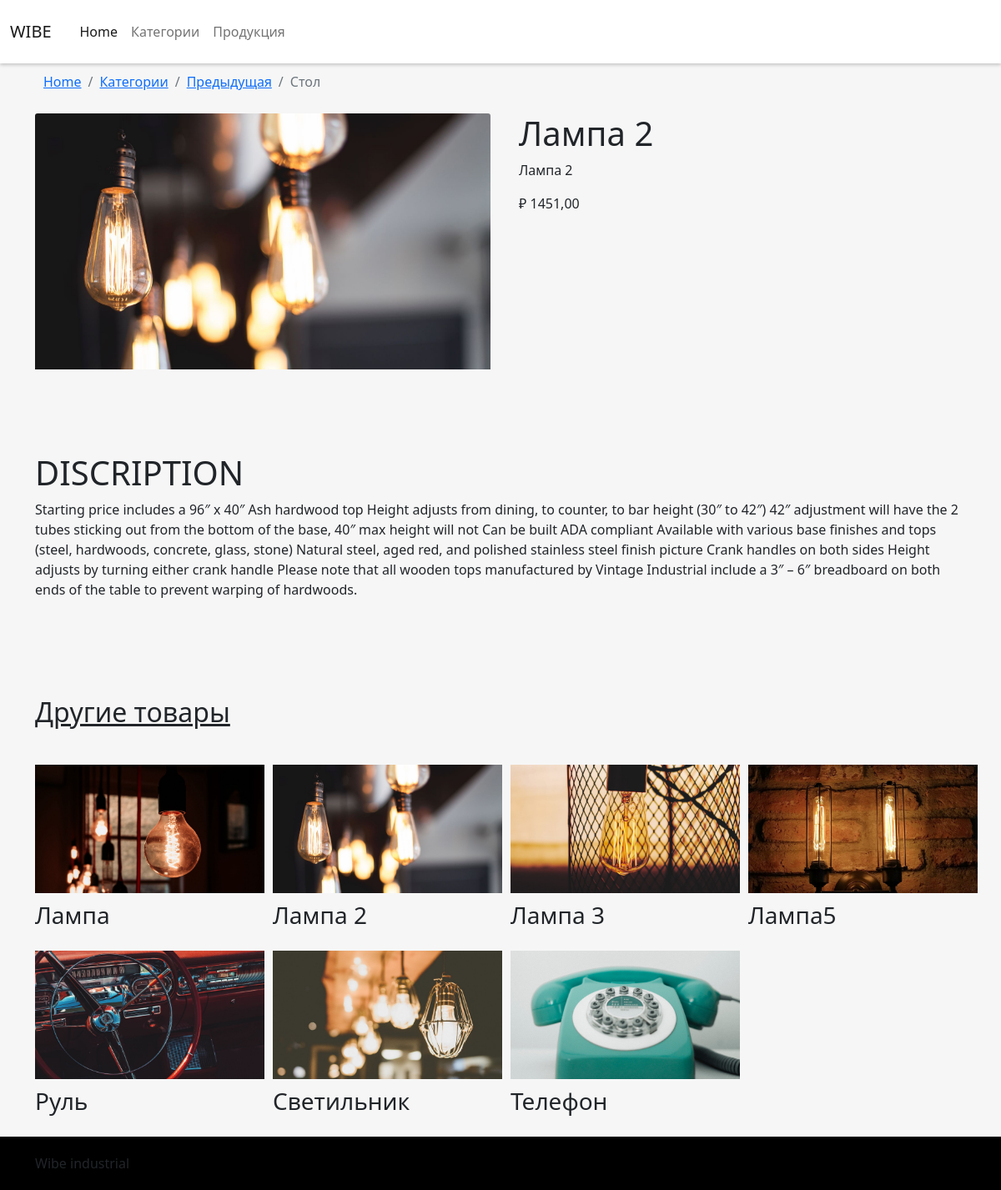
The page /5/lampa-2 on the database its author committed.
### myshop/models.py (models this page shows, shortened)
class Product(models.Model):
    category = models.ForeignKey(Category,
                                 related_name='products',
                                 on_delete=models.CASCADE)
    name = models.CharField(max_length=150, db_index=True)
    slug = models.CharField(max_length=150, db_index=True, unique=True)
    image = models.ImageField(upload_to='var/www/wibe_temp/shop/product/%Y/%m/%d', blank=True)
    description = models.TextField(max_length=1000, blank=True)
    price = models.DecimalField(max_digits=10, decimal_places=2)
    available = models.BooleanField(default=True)
    created = models.DateTimeField(auto_now_add=True)
    uploaded = models.DateTimeField(auto_now=True)
    class Meta:
        ordering = ('name',)
        verbose_name = 'Товар'
        verbose_name_plural = 'Товары'
        index_together = (('id', 'slug'), )
    def get_absolute_url(self):
        return reverse('myshop:product_detail', args=[self.id, self.slug])

### myshop/views.py (the view)
# urls.py: path('<int:id>/<slug:slug>', views.product_detail,
def product_detail(request, id, slug):
    product = get_object_or_404(Product, id=id, slug=slug, available=True)
    products = Product.objects.all()
    return render(request, 'shop/product/my_detail.html',
                  {
                      'product': product,
                      'products': products
                  })

### myshop/templates/shop/product/my_detail.html (shortened to what this page needs)
{% load static %}
<!DOCTYPE html>
<html lang="en">
<head>
    <link href="{% static "css/bootstrap.min.css" %}" rel="stylesheet">
    <link href="{% static "css/style.css" %}" rel="stylesheet">
</head>
<body>
    <nav class="navbar sticky-top navbar-expand-lg navbar-light" style="background: white; box-shadow: 0 2px 4px rgba(0, 0, 0, .2);">
        <div class="container-fluid">
          <a class="navbar-brand" href="{% url 'myshop:home' %}">WIBE</a>
          <div class="collapse navbar-collapse" id="navbarNavAltMarkup" style="padding: 10px;">
            <div class="navbar-nav">
              <a class="nav-link active" aria-current="page" href="{% url 'myshop:home' %}">Home</a>
              <a class="nav-link" href="{% url 'myshop:category' %}">Категории</a>
              <a class="nav-link" href="{% url 'myshop:products' %}">Продукция</a>
              <a class="nav-link disabled" href="#" tabindex="-1" aria-disabled="true"></a>
            </div>
          </div>
        </div>
    </nav>
    <main role="main">
        <div class="container" style="background: rgb(246,246,246);">
            <div class="row">
                <div class="col-12" style="margin: 10px;">
                    <nav aria-label="breadcrumb">
                        <ol class="breadcrumb">
                          <li class="breadcrumb-item"><a href="{% url 'myshop:home' %}">Home</a></li>
                          <li class="breadcrumb-item"><a href="{% url 'myshop:category' %}">Категории</a></li>
                          <li class="breadcrumb-item"><a href="javascript:history.go(-1);">Предыдущая</a></li>
                          <li class="breadcrumb-item active" aria-current="page">Стол</li>
                        </ol>
                    </nav>
                </div>
            </div>
            <div class="row">
                <div class="col-xxl-5 col-xl-6 col-md-6 col-sm-12">
                    <img src="{{ product.image.url }}" class="card-img-top" alt="...">
                </div>
                <div class="col-xxl-7 col-xl-6 col-md-6 col-sm-12">
                    <div style="padding-left: 10px;">
                        <h1>{{ product.name }}</h1>
                        <p>
                            {{ product.description }}
                        </p>
                        <p class="price">₽ {{ product.price }}</p>
                    </div>
                </div>
            </div>
            <div class="row" style="padding-top: 100px;">
                <div class="col-12">
                    <h1>DISCRIPTION</h1>
                    <p>
                        Starting price includes a 96″ x 40″ Ash hardwood top
                        Height adjusts from dining, to counter, to bar height (30″ to 42″)
                        42″ adjustment will have the 2 tubes sticking out from the bottom of the base, 40″ max height will not
                        Can be built ADA compliant
                        Available with various base finishes and tops (steel, hardwoods, concrete, glass, stone)
                        Natural steel, aged red, and polished stainless steel finish picture
                        Crank handles on both sides
                        Height adjusts by turning either crank handle
                        Please note that all wooden tops manufactured by Vintage Industrial include a 3″ – 6″ breadboard on both ends of the table to prevent warping of hardwoods.
                    </p>
                </div>
            </div>
            <div class="row" style="padding-top: 100px;">
                <div class="row" style="padding-bottom: 35px;">
                    <div class="col-12">
                        <h2><u>Другие товары</u></h2>
                    </div>
                </div>
                {% for p in products %}
                <div class="col-xxl-3 col-xl-3 col-md-6 col-sm-12">
                    <a href="{{ p.get_absolute_url }}"><img src="{{ p.image.url }}" alt="..." style="width: 275px;"></a>
                    <h3 style="padding-top: 10px; margin-bottom: 25px;">{{ p.name }}</h3>
                </div>
                {% endfor %}
            </div>
        </div>
    </main>
    <footer role="contentinfo">
        <div class="container">
            Wibe industrial
        </div>
    </footer>
</body>
</html>

### myshop/static/css/style.css (style rules this page uses)
html { height: 100%; }
body { margin: 0; min-height: 100%; display: grid; grid-template-rows: auto 1fr auto; }
main { background: rgb(246,246,246); }
footer { background: black; padding: 20px; }

### rows shown on the page
Product: image (picture), name "Лампа 2", description "Лампа 2", price "1451,00"
Product: image (picture), name "Лампа"
Product: image (picture), name "Лампа 3"
Product: image (picture), name "Лампа5"
Product: image (picture), name "Руль"
Product: image (picture), name "Светильник"
Product: image (picture), name "Телефон"
